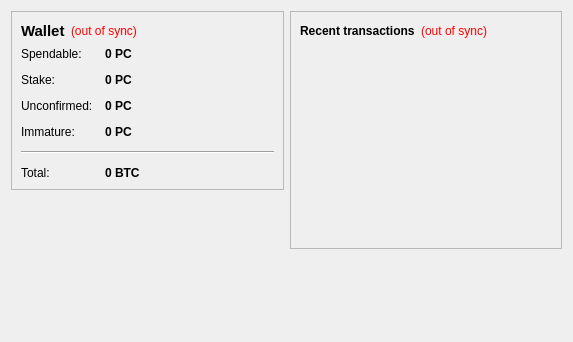
<?xml version="1.0" encoding="UTF-8"?>
<ui version="4.0">
 <class>OverviewPage</class>
 <widget class="QWidget" name="OverviewPage">
  <property name="geometry">
   <rect>
    <x>0</x>
    <y>0</y>
    <width>573</width>
    <height>342</height>
   </rect>
  </property>
  <property name="windowTitle">
   <string>Form</string>
  </property>
  <layout class="QHBoxLayout" name="horizontalLayout" stretch="1,1">
   <item>
    <layout class="QVBoxLayout" name="verticalLayout_2">
     <item>
      <widget class="QFrame" name="frame">
       <property name="frameShape">
        <enum>QFrame::StyledPanel</enum>
       </property>
       <property name="frameShadow">
        <enum>QFrame::Raised</enum>
       </property>
       <layout class="QVBoxLayout" name="verticalLayout_4">
        <item>
         <layout class="QHBoxLayout" name="horizontalLayout_4">
          <item>
           <widget class="QLabel" name="label_5">
            <property name="font">
             <font>
              <pointsize>11</pointsize>
              <weight>75</weight>
              <bold>true</bold>
             </font>
            </property>
            <property name="text">
             <string>Wallet</string>
            </property>
           </widget>
          </item>
          <item>
           <widget class="QLabel" name="labelWalletStatus">
            <property name="toolTip">
             <string>The displayed information may be out of date. Your wallet automatically synchronizes with the PostCoin network after a connection is established, but this process has not completed yet.</string>
            </property>
            <property name="styleSheet">
             <string notr="true">QLabel { color: red; }</string>
            </property>
            <property name="text">
             <string notr="true">(out of sync)</string>
            </property>
            <property name="alignment">
             <set>Qt::AlignLeading|Qt::AlignLeft|Qt::AlignVCenter</set>
            </property>
           </widget>
          </item>
          <item>
           <spacer name="horizontalSpacer_2">
            <property name="orientation">
             <enum>Qt::Horizontal</enum>
            </property>
            <property name="sizeHint" stdset="0">
             <size>
              <width>40</width>
              <height>20</height>
             </size>
            </property>
           </spacer>
          </item>
         </layout>
        </item>
        <item>
         <layout class="QFormLayout" name="formLayout_2">
          <property name="fieldGrowthPolicy">
           <enum>QFormLayout::AllNonFixedFieldsGrow</enum>
          </property>
          <property name="horizontalSpacing">
           <number>12</number>
          </property>
          <property name="verticalSpacing">
           <number>12</number>
          </property>
          <item row="0" column="0">
           <widget class="QLabel" name="label">
            <property name="text">
             <string>Spendable:</string>
            </property>
           </widget>
          </item>
          <item row="0" column="1">
           <widget class="QLabel" name="labelBalance">
            <property name="font">
             <font>
              <weight>75</weight>
              <bold>true</bold>
             </font>
            </property>
            <property name="cursor">
             <cursorShape>IBeamCursor</cursorShape>
            </property>
            <property name="toolTip">
             <string>Your current spendable balance</string>
            </property>
            <property name="text">
             <string notr="true">0 PC</string>
            </property>
            <property name="textInteractionFlags">
             <set>Qt::LinksAccessibleByMouse|Qt::TextSelectableByKeyboard|Qt::TextSelectableByMouse</set>
            </property>
           </widget>
          </item>
          <item row="1" column="0">
           <widget class="QLabel" name="label_6">
            <property name="text">
             <string>Stake:</string>
            </property>
           </widget>
          </item>
          <item row="1" column="1">
           <widget class="QLabel" name="labelStake">
            <property name="font">
             <font>
              <weight>75</weight>
              <bold>true</bold>
             </font>
            </property>
            <property name="cursor">
             <cursorShape>IBeamCursor</cursorShape>
            </property>
            <property name="toolTip">
             <string>Total of coins that was staked, and do not yet count toward the current balance</string>
            </property>
            <property name="text">
             <string notr="true">0 PC</string>
            </property>
            <property name="textInteractionFlags">
             <set>Qt::LinksAccessibleByMouse|Qt::TextSelectableByKeyboard|Qt::TextSelectableByMouse</set>
            </property>
           </widget>
          </item>
          <item row="2" column="0">
           <widget class="QLabel" name="label_3">
            <property name="text">
             <string>Unconfirmed:</string>
            </property>
           </widget>
          </item>
          <item row="2" column="1">
           <widget class="QLabel" name="labelUnconfirmed">
            <property name="font">
             <font>
              <weight>75</weight>
              <bold>true</bold>
             </font>
            </property>
            <property name="cursor">
             <cursorShape>IBeamCursor</cursorShape>
            </property>
            <property name="toolTip">
             <string>Total of transactions that have yet to be confirmed, and do not yet count toward the current balance</string>
            </property>
            <property name="text">
             <string notr="true">0 PC</string>
            </property>
            <property name="textInteractionFlags">
             <set>Qt::LinksAccessibleByMouse|Qt::TextSelectableByKeyboard|Qt::TextSelectableByMouse</set>
            </property>
           </widget>
          </item>
          <item row="3" column="0">
           <widget class="QLabel" name="labelImmatureText">
            <property name="text">
             <string>Immature:</string>
            </property>
           </widget>
          </item>
          <item row="3" column="1">
           <widget class="QLabel" name="labelImmature">
            <property name="font">
             <font>
              <weight>75</weight>
              <bold>true</bold>
             </font>
            </property>
            <property name="toolTip">
             <string>Mined balance that has not yet matured</string>
            </property>
            <property name="text">
             <string notr="true">0 PC</string>
            </property>
            <property name="textInteractionFlags">
             <set>Qt::LinksAccessibleByMouse|Qt::TextSelectableByKeyboard|Qt::TextSelectableByMouse</set>
            </property>
           </widget>
          </item>
          <item row="4" column="0" colspan="2">
           <widget class="Line" name="line">
            <property name="orientation">
             <enum>Qt::Horizontal</enum>
            </property>
           </widget>
          </item>
          <item row="5" column="0">
           <widget class="QLabel" name="labelTotalText">
            <property name="text">
             <string>Total:</string>
            </property>
           </widget>
          </item>
          <item row="5" column="1">
           <widget class="QLabel" name="labelTotal">
            <property name="font">
             <font>
              <weight>75</weight>
              <bold>true</bold>
             </font>
            </property>
            <property name="cursor">
             <cursorShape>IBeamCursor</cursorShape>
            </property>
            <property name="toolTip">
             <string>Your current total balance</string>
            </property>
            <property name="text">
             <string notr="true">0 BTC</string>
            </property>
            <property name="textInteractionFlags">
             <set>Qt::LinksAccessibleByMouse|Qt::TextSelectableByKeyboard|Qt::TextSelectableByMouse</set>
            </property>
           </widget>
          </item>
         </layout>
        </item>
       </layout>
      </widget>
     </item>
     <item>
      <spacer name="verticalSpacer">
       <property name="orientation">
        <enum>Qt::Vertical</enum>
       </property>
       <property name="sizeHint" stdset="0">
        <size>
         <width>20</width>
         <height>40</height>
        </size>
       </property>
      </spacer>
     </item>
    </layout>
   </item>
   <item>
    <layout class="QVBoxLayout" name="verticalLayout_3">
     <item>
      <widget class="QFrame" name="frame_2">
       <property name="frameShape">
        <enum>QFrame::StyledPanel</enum>
       </property>
       <property name="frameShadow">
        <enum>QFrame::Raised</enum>
       </property>
       <layout class="QVBoxLayout" name="verticalLayout">
        <item>
         <layout class="QHBoxLayout" name="horizontalLayout_2">
          <item>
           <widget class="QLabel" name="label_4">
            <property name="text">
             <string>&lt;b&gt;Recent transactions&lt;/b&gt;</string>
            </property>
           </widget>
          </item>
          <item>
           <widget class="QLabel" name="labelTransactionsStatus">
            <property name="toolTip">
             <string>The displayed information may be out of date. Your wallet automatically synchronizes with the PostCoin network after a connection is established, but this process has not completed yet.</string>
            </property>
            <property name="styleSheet">
             <string notr="true">QLabel { color: red; }</string>
            </property>
            <property name="text">
             <string notr="true">(out of sync)</string>
            </property>
            <property name="alignment">
             <set>Qt::AlignRight|Qt::AlignTrailing|Qt::AlignVCenter</set>
            </property>
           </widget>
          </item>
          <item>
           <spacer name="horizontalSpacer">
            <property name="orientation">
             <enum>Qt::Horizontal</enum>
            </property>
            <property name="sizeHint" stdset="0">
             <size>
              <width>40</width>
              <height>20</height>
             </size>
            </property>
           </spacer>
          </item>
         </layout>
        </item>
        <item>
         <widget class="QListView" name="listTransactions">
          <property name="styleSheet">
           <string notr="true">QListView { background: transparent; }</string>
          </property>
          <property name="frameShape">
           <enum>QFrame::NoFrame</enum>
          </property>
          <property name="verticalScrollBarPolicy">
           <enum>Qt::ScrollBarAlwaysOff</enum>
          </property>
          <property name="horizontalScrollBarPolicy">
           <enum>Qt::ScrollBarAlwaysOff</enum>
          </property>
          <property name="selectionMode">
           <enum>QAbstractItemView::NoSelection</enum>
          </property>
         </widget>
        </item>
       </layout>
      </widget>
     </item>
     <item>
      <spacer name="verticalSpacer_2">
       <property name="orientation">
        <enum>Qt::Vertical</enum>
       </property>
       <property name="sizeHint" stdset="0">
        <size>
         <width>20</width>
         <height>40</height>
        </size>
       </property>
      </spacer>
     </item>
    </layout>
   </item>
  </layout>
 </widget>
 <resources/>
 <connections/>
</ui>
